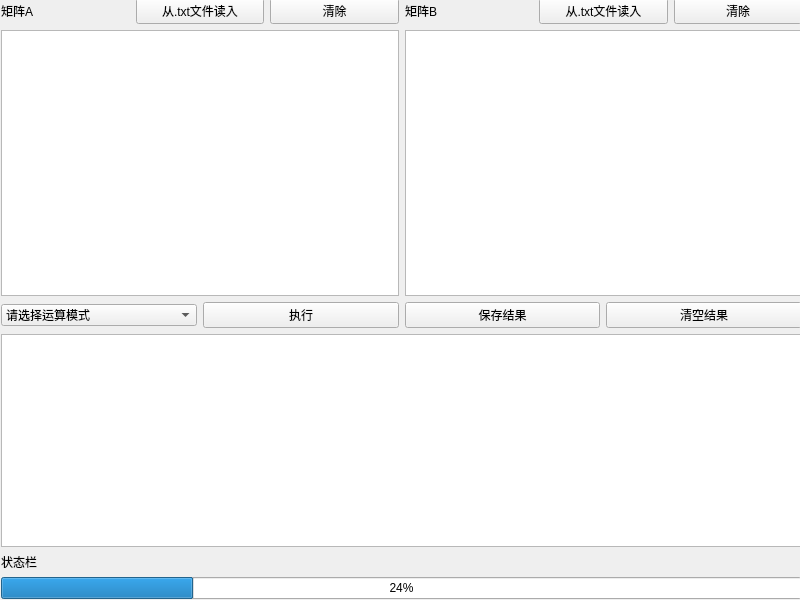
<?xml version="1.0" encoding="UTF-8"?>
<ui version="4.0">
 <class>Widget</class>
 <widget class="QWidget" name="Widget">
  <property name="geometry">
   <rect>
    <x>0</x>
    <y>0</y>
    <width>800</width>
    <height>600</height>
   </rect>
  </property>
  <property name="windowTitle">
   <string>Widget</string>
  </property>
  <widget class="QWidget" name="">
   <property name="geometry">
    <rect>
     <x>1</x>
     <y>-2</y>
     <width>801</width>
     <height>601</height>
    </rect>
   </property>
   <layout class="QVBoxLayout" name="verticalLayout_6">
    <item>
     <layout class="QHBoxLayout" name="horizontalLayout_3">
      <item>
       <layout class="QVBoxLayout" name="verticalLayout">
        <item>
         <layout class="QHBoxLayout" name="horizontalLayout">
          <item>
           <widget class="QLabel" name="matrixA_Label">
            <property name="text">
             <string>矩阵A</string>
            </property>
           </widget>
          </item>
          <item>
           <widget class="QPushButton" name="readA_Button">
            <property name="text">
             <string>从.txt文件读入</string>
            </property>
           </widget>
          </item>
          <item>
           <widget class="QPushButton" name="clearA_Button">
            <property name="text">
             <string>清除</string>
            </property>
           </widget>
          </item>
         </layout>
        </item>
        <item>
         <widget class="QTextBrowser" name="matrixA_textBrowser">
          <property name="styleSheet">
           <string notr="true"/>
          </property>
         </widget>
        </item>
       </layout>
      </item>
      <item>
       <layout class="QVBoxLayout" name="verticalLayout_2">
        <item>
         <layout class="QHBoxLayout" name="horizontalLayout_2">
          <item>
           <widget class="QLabel" name="matrixB_Label">
            <property name="text">
             <string>矩阵B</string>
            </property>
           </widget>
          </item>
          <item>
           <widget class="QPushButton" name="readB_Button">
            <property name="text">
             <string>从.txt文件读入</string>
            </property>
           </widget>
          </item>
          <item>
           <widget class="QPushButton" name="clearB_Button">
            <property name="text">
             <string>清除</string>
            </property>
           </widget>
          </item>
         </layout>
        </item>
        <item>
         <widget class="QTextBrowser" name="matrixB_textBrowser"/>
        </item>
       </layout>
      </item>
     </layout>
    </item>
    <item>
     <layout class="QVBoxLayout" name="verticalLayout_5">
      <item>
       <layout class="QVBoxLayout" name="verticalLayout_3">
        <item>
         <layout class="QHBoxLayout" name="horizontalLayout_4">
          <item>
           <widget class="QComboBox" name="operationMode_comboBox">
            <item>
             <property name="text">
              <string>请选择运算模式</string>
             </property>
            </item>
            <item>
             <property name="text">
              <string>加法</string>
             </property>
            </item>
            <item>
             <property name="text">
              <string>减法</string>
             </property>
            </item>
            <item>
             <property name="text">
              <string>乘法</string>
             </property>
            </item>
           </widget>
          </item>
          <item>
           <widget class="QPushButton" name="execute_Button">
            <property name="text">
             <string>执行</string>
            </property>
           </widget>
          </item>
          <item>
           <widget class="QPushButton" name="save_Button">
            <property name="text">
             <string>保存结果</string>
            </property>
           </widget>
          </item>
          <item>
           <widget class="QPushButton" name="clearResult_pushButton">
            <property name="text">
             <string>清空结果</string>
            </property>
           </widget>
          </item>
         </layout>
        </item>
        <item>
         <widget class="QTextBrowser" name="result_textBrowser"/>
        </item>
       </layout>
      </item>
      <item>
       <layout class="QVBoxLayout" name="verticalLayout_4">
        <item>
         <widget class="QLabel" name="status_label">
          <property name="text">
           <string>状态栏</string>
          </property>
         </widget>
        </item>
        <item>
         <widget class="QProgressBar" name="progressBar">
          <property name="value">
           <number>24</number>
          </property>
         </widget>
        </item>
       </layout>
      </item>
     </layout>
    </item>
   </layout>
  </widget>
 </widget>
 <resources/>
 <connections/>
</ui>
